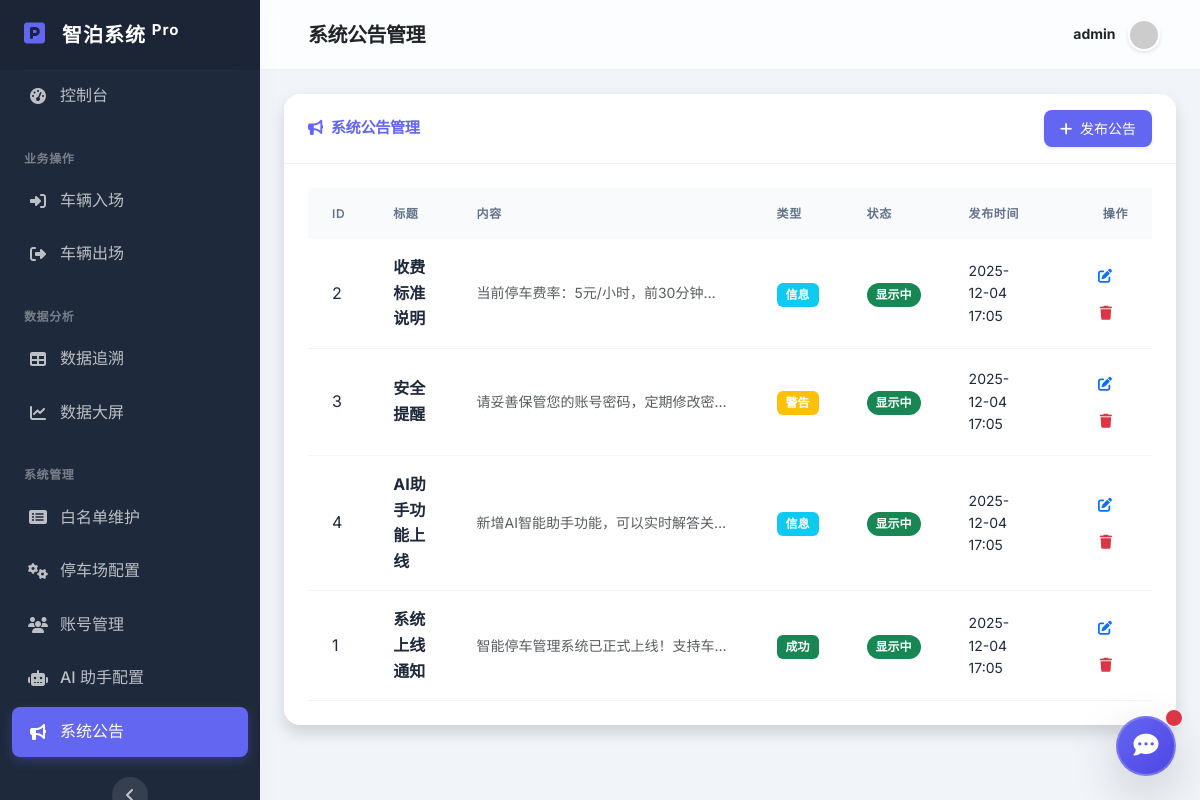
Screenshot of /admin/notices (signed in) with the database file from the repository.
### app/models.py (models this page shows, shortened)
class User(UserMixin, db.Model):
    id = db.Column(db.Integer, primary_key=True)
    username = db.Column(db.String(80), unique=True, nullable=False)
    password_hash = db.Column(db.String(120), nullable=False)
    is_admin = db.Column(db.Boolean, default=False)

class Notice(db.Model):
    id = db.Column(db.Integer, primary_key=True)
    title = db.Column(db.String(100), nullable=False)
    content = db.Column(db.Text, nullable=False)
    notice_type = db.Column(db.String(20), default='info')  # info, warning, success, danger
    is_active = db.Column(db.Boolean, default=True)
    created_at = db.Column(db.DateTime, default=datetime.now)
    updated_at = db.Column(db.DateTime, default=datetime.now, onupdate=datetime.now)

### app/app.py (the view, shortened to what this page needs)
@app.route('/admin/notices', methods=['GET', 'POST'])
@login_required
def notice_manage():
    notices = Notice.query.order_by(Notice.created_at.desc()).all()
    return render_template('admin/notices.html', notices=notices)

### app/app.py (called while the page is built)
@login_manager.user_loader
def load_user(user_id):
    return User.query.get(int(user_id))

### app/templates/admin/notices.html (shortened to what this page needs)
{% extends "base.html" %}
{% block page_title %}系统公告管理{% endblock %}
{% block content %}
<div class="card shadow mb-4 border-0">
    <div class="card-header py-3 bg-white d-flex justify-content-between align-items-center">
        <h6 class="m-0 font-weight-bold text-primary"><i class="fas fa-bullhorn me-2"></i>系统公告管理</h6>
        <button class="btn btn-primary btn-sm shadow-sm" data-bs-toggle="modal" data-bs-target="#addNoticeModal">
            <i class="fas fa-plus me-1"></i> 发布公告
        </button>
    </div>
    <div class="card-body">
        <div class="table-responsive">
            <table class="table table-hover align-middle">
                <thead class="bg-light">
                    <tr>
                        <th class="border-0">ID</th>
                        <th class="border-0">标题</th>
                        <th class="border-0">内容</th>
                        <th class="border-0">类型</th>
                        <th class="border-0">状态</th>
                        <th class="border-0">发布时间</th>
                        <th class="border-0 text-end">操作</th>
                    </tr>
                </thead>
                <tbody>
                    {% for notice in notices %}
                    <tr>
                        <td>{{ notice.id }}</td>
                        <td class="fw-bold">{{ notice.title }}</td>
                        <td class="small text-muted" style="max-width: 300px; white-space: nowrap; overflow: hidden; text-overflow: ellipsis;">
                            {{ notice.content }}
                        </td>
                        <td>
                            {% if notice.notice_type == 'warning' %}
                                <span class="badge bg-warning">警告</span>
                            {% elif notice.notice_type == 'success' %}
                                <span class="badge bg-success">成功</span>
                            {% elif notice.notice_type == 'danger' %}
                                <span class="badge bg-danger">重要</span>
                            {% else %}
                                <span class="badge bg-info">信息</span>
                            {% endif %}
                        </td>
                        <td>
                            {% if notice.is_active %}
                                <span class="badge bg-success rounded-pill">显示中</span>
                            {% else %}
                                <span class="badge bg-secondary rounded-pill">已隐藏</span>
                            {% endif %}
                        </td>
                        <td class="small">{{ notice.created_at.strftime('%Y-%m-%d %H:%M') }}</td>
                        <td class="text-end">
                            <button class="btn btn-sm btn-outline-primary" onclick="editNotice({{ notice.id }}, '{{ notice.title }}', '{{ notice.content }}', '{{ notice.notice_type }}', {{ notice.is_active|lower }})">
                                <i class="fas fa-edit"></i>
                            </button>
                            <form method="POST" style="display:inline;" onsubmit="return confirm('确定删除此公告?');">
                                <button type="submit" class="btn btn-sm btn-outline-danger">
                                    <i class="fas fa-trash"></i>
                                </button>
                            </form>
                        </td>
                    </tr>
                    {% else %}
                    <tr>
                        <td colspan="7" class="text-center text-muted py-4">暂无公告</td>
                    </tr>
                    {% endfor %}
                </tbody>
            </table>
        </div>
    </div>
</div>
{% endblock %}

### app/templates/base.html (shortened to what this page needs)
<!DOCTYPE html>
<html lang="zh-CN">
<head>
    <link href="https://cdn.staticfile.org/twitter-bootstrap/5.3.1/css/bootstrap.min.css" rel="stylesheet">
    <link href="https://cdn.staticfile.org/font-awesome/6.4.2/css/all.min.css" rel="stylesheet">
    <link href="{{ url_for('static', filename='css/style.css') }}" rel="stylesheet">
</head>
<body id="page-top">
    {% if current_user.is_authenticated %}
    <div id="wrapper">
        <ul class="sidebar list-unstyled">
            <a class="brand" href="{{ url_for('index') }}">
                <div class="sidebar-brand-icon">
                    <i class="fas fa-parking"></i>
                </div>
                <div class="mx-3">智泊系统 <sup>Pro</sup></div>
            </a>
            <hr class="sidebar-divider my-0">
            <li class="nav-item">
                <a class="nav-link {{ 'active' if request.endpoint == 'index' else '' }}" href="{{ url_for('index') }}">
                    <i class="fas fa-fw fa-tachometer-alt"></i>
                    <span>控制台</span>
                </a>
            </li>
            <div class="sidebar-heading">业务操作</div>
            <li class="nav-item">
                 <a class="nav-link" href="#" data-bs-toggle="modal" data-bs-target="#entryModal">
                    <i class="fas fa-fw fa-sign-in-alt"></i>
                    <span>车辆入场</span>
                </a>
            </li>
             <li class="nav-item">
                 <a class="nav-link" href="#" data-bs-toggle="modal" data-bs-target="#exitModal">
                    <i class="fas fa-fw fa-sign-out-alt"></i>
                    <span>车辆出场</span>
                </a>
            </li>
            <div class="sidebar-heading">数据分析</div>
            <li class="nav-item">
                <a class="nav-link {{ 'active' if request.endpoint == 'history' else '' }}" href="{{ url_for('history') }}">
                    <i class="fas fa-fw fa-table"></i>
                    <span>数据追溯</span>
                </a>
            </li>
             <li class="nav-item">
                <a class="nav-link {{ 'active' if request.endpoint == 'analysis' else '' }}" href="{{ url_for('analysis') }}">
                    <i class="fas fa-fw fa-chart-line"></i>
                    <span>数据大屏</span>
                </a>
            </li>
            <div class="sidebar-heading">系统管理</div>
             <li class="nav-item">
                <a class="nav-link {{ 'active' if request.endpoint == 'whitelist_view' else '' }}" href="{{ url_for('whitelist_view') }}">
                    <i class="fas fa-fw fa-list-alt"></i>
                    <span>白名单维护</span>
                </a>
            </li>
            <li class="nav-item">
                <a class="nav-link {{ 'active' if request.endpoint == 'garage_settings' else '' }}" href="{{ url_for('garage_settings') }}">
                    <i class="fas fa-fw fa-cogs"></i>
                    <span>停车场配置</span>
                </a>
            </li>
             <li class="nav-item">
                 <a class="nav-link {{ 'active' if request.endpoint == 'user_manage' else '' }}" href="{{ url_for('user_manage') }}">
                     <i class="fas fa-fw fa-users"></i>
                     <span>账号管理</span>
                 </a>
             </li>
            <li class="nav-item">
                <a class="nav-link {{ 'active' if request.endpoint == 'ai_settings' else '' }}" href="{{ url_for('ai_settings') }}">
                    <i class="fas fa-fw fa-robot"></i>
                    <span>AI 助手配置</span>
                </a>
            </li>
            <li class="nav-item">
                <a class="nav-link {{ 'active' if request.endpoint == 'notice_manage' else '' }}" href="{{ url_for('notice_manage') }}">
                    <i class="fas fa-fw fa-bullhorn"></i>
                    <span>系统公告</span>
                </a>
            </li>
            <li class="mt-auto mb-4">
                <button class="sidebar-toggle-btn" id="sidebarToggle">
                    <i class="fas fa-angle-left"></i>
                </button>
            </li>
        </ul>
        <div class="main-content">
            <nav class="navbar navbar-expand topbar mb-4 static-top">
                <h5 class="m-0 font-weight-bold text-dark ms-3">{% block page_title %}Dashboard{% endblock %}</h5>
                <ul class="navbar-nav ms-auto align-items-center">
                    <li class="nav-item dropdown no-arrow">
                        <a class="nav-link dropdown-toggle" href="#" id="userDropdown" role="button" data-bs-toggle="dropdown">
                            <span class="mr-2 d-none d-lg-inline text-dark small fw-bold">{{ current_user.username }}</span>
                            <img class="img-profile rounded-circle ms-2" src="https://ui-avatars.com/api/?name={{ current_user.username }}&background=6366f1&color=fff" style="height: 32px; width: 32px; border: 2px solid white; box-shadow: 0 2px 4px rgba(0,0,0,0.1);">
                        </a>
                    </li>
                </ul>
            </nav>
            <div class="container-fluid px-4">
                {% block content %}{% endblock %}
            </div>
        </div>
    </div>
    {% else %}
         {% block login_content %}{% endblock %}
    {% endif %}
    {% if current_user.is_authenticated %}
    <div class="chat-widget position-fixed bottom-0 end-0 m-4" style="z-index: 1050;">
        <button class="chat-button btn btn-primary btn-lg rounded-circle shadow-lg d-flex align-items-center justify-content-center position-relative" onclick="toggleChat()" style="width: 60px; height: 60px;">
            <i class="fas fa-comment-dots fa-lg"></i>
            <span class="position-absolute top-0 start-100 translate-middle p-2 bg-danger border border-light rounded-circle chat-badge">
            </span>
        </button>
    </div>
    {% endif %}
</body>
</html>

### app/templates/base.html (style rules this page uses)
.chat-button { transition: transform 0.2s; }
.chat-badge { animation: pulse 2s infinite; }

### rows the page displays
User: username "admin"
Notice: id "2", title "收费标准说明", content "当前停车费率：5元/小时，前30分钟…", notice_type "信息", is_active "显示中", created_at "2025-12-04 17:05"
Notice: id "3", title "安全提醒", content "请妥善保管您的账号密码，定期修改密…", notice_type "警告", is_active "显示中", created_at "2025-12-04 17:05"
Notice: id "4", title "AI助手功能上线", content "新增AI智能助手功能，可以实时解答关…", notice_type "信息", is_active "显示中", created_at "2025-12-04 17:05"
Notice: id "1", title "系统上线通知", content "智能停车管理系统已正式上线！支持车…", notice_type "成功", is_active "显示中", created_at "2025-12-04 17:05"
